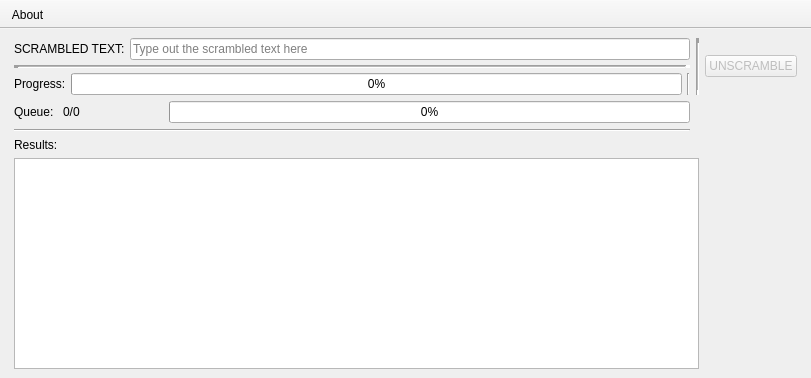
<?xml version="1.0" encoding="UTF-8"?>
<ui version="4.0">
 <class>MainWindow</class>
 <widget class="QMainWindow" name="MainWindow">
  <property name="geometry">
   <rect>
    <x>0</x>
    <y>0</y>
    <width>811</width>
    <height>378</height>
   </rect>
  </property>
  <property name="sizePolicy">
   <sizepolicy hsizetype="Fixed" vsizetype="Fixed">
    <horstretch>0</horstretch>
    <verstretch>0</verstretch>
   </sizepolicy>
  </property>
  <property name="minimumSize">
   <size>
    <width>507</width>
    <height>235</height>
   </size>
  </property>
  <property name="maximumSize">
   <size>
    <width>1000</width>
    <height>500</height>
   </size>
  </property>
  <property name="windowTitle">
   <string>Simple Word Unscrambler - Created By Julian Nayr (DrPleaseRespect)</string>
  </property>
  <widget class="QWidget" name="centralwidget">
   <property name="sizePolicy">
    <sizepolicy hsizetype="Preferred" vsizetype="Preferred">
     <horstretch>0</horstretch>
     <verstretch>0</verstretch>
    </sizepolicy>
   </property>
   <layout class="QGridLayout" name="gridLayout">
    <item row="0" column="0">
     <layout class="QGridLayout" name="Overall_Layout">
      <property name="sizeConstraint">
       <enum>QLayout::SetDefaultConstraint</enum>
      </property>
      <property name="leftMargin">
       <number>5</number>
      </property>
      <property name="rightMargin">
       <number>5</number>
      </property>
      <item row="0" column="2">
       <widget class="QPushButton" name="UnscrambledButton">
        <property name="enabled">
         <bool>false</bool>
        </property>
        <property name="text">
         <string>UNSCRAMBLE</string>
        </property>
       </widget>
      </item>
      <item row="4" column="0" colspan="2">
       <widget class="QListWidget" name="resultslist"/>
      </item>
      <item row="0" column="1">
       <widget class="Line" name="line">
        <property name="lineWidth">
         <number>5</number>
        </property>
        <property name="midLineWidth">
         <number>1</number>
        </property>
        <property name="orientation">
         <enum>Qt::Vertical</enum>
        </property>
       </widget>
      </item>
      <item row="3" column="0">
       <widget class="QLabel" name="label_3">
        <property name="text">
         <string>Results:</string>
        </property>
       </widget>
      </item>
      <item row="0" column="0">
       <layout class="QVBoxLayout" name="verticalLayout">
        <property name="spacing">
         <number>5</number>
        </property>
        <item>
         <layout class="QHBoxLayout" name="InputAlign">
          <property name="sizeConstraint">
           <enum>QLayout::SetDefaultConstraint</enum>
          </property>
          <item>
           <widget class="QLabel" name="label">
            <property name="text">
             <string>SCRAMBLED TEXT:</string>
            </property>
           </widget>
          </item>
          <item>
           <widget class="QLineEdit" name="Input">
            <property name="accessibleName">
             <string/>
            </property>
            <property name="autoFillBackground">
             <bool>false</bool>
            </property>
            <property name="text">
             <string/>
            </property>
            <property name="maxLength">
             <number>60</number>
            </property>
            <property name="frame">
             <bool>true</bool>
            </property>
            <property name="echoMode">
             <enum>QLineEdit::Normal</enum>
            </property>
            <property name="dragEnabled">
             <bool>false</bool>
            </property>
            <property name="placeholderText">
             <string>Type out the scrambled text here</string>
            </property>
           </widget>
          </item>
         </layout>
        </item>
        <item>
         <widget class="Line" name="line_2">
          <property name="frameShadow">
           <enum>QFrame::Sunken</enum>
          </property>
          <property name="lineWidth">
           <number>5</number>
          </property>
          <property name="midLineWidth">
           <number>1</number>
          </property>
          <property name="orientation">
           <enum>Qt::Horizontal</enum>
          </property>
         </widget>
        </item>
        <item>
         <layout class="QHBoxLayout" name="ProgressAlign">
          <item>
           <widget class="QLabel" name="label_2">
            <property name="text">
             <string>Progress:</string>
            </property>
           </widget>
          </item>
          <item>
           <widget class="QProgressBar" name="progressBar">
            <property name="value">
             <number>0</number>
            </property>
           </widget>
          </item>
          <item>
           <widget class="Line" name="line_4">
            <property name="orientation">
             <enum>Qt::Vertical</enum>
            </property>
           </widget>
          </item>
         </layout>
        </item>
       </layout>
      </item>
      <item row="2" column="0">
       <widget class="Line" name="line_3">
        <property name="orientation">
         <enum>Qt::Horizontal</enum>
        </property>
       </widget>
      </item>
      <item row="1" column="0">
       <layout class="QHBoxLayout" name="horizontalLayout">
        <item>
         <widget class="QLabel" name="label_4">
          <property name="text">
           <string>Queue: </string>
          </property>
         </widget>
        </item>
        <item>
         <widget class="QLabel" name="Lines">
          <property name="enabled">
           <bool>true</bool>
          </property>
          <property name="minimumSize">
           <size>
            <width>100</width>
            <height>0</height>
           </size>
          </property>
          <property name="frameShadow">
           <enum>QFrame::Plain</enum>
          </property>
          <property name="text">
           <string>0/0</string>
          </property>
          <property name="scaledContents">
           <bool>true</bool>
          </property>
          <property name="alignment">
           <set>Qt::AlignLeading|Qt::AlignLeft|Qt::AlignVCenter</set>
          </property>
         </widget>
        </item>
        <item>
         <widget class="QProgressBar" name="progressBar_2">
          <property name="value">
           <number>0</number>
          </property>
         </widget>
        </item>
       </layout>
      </item>
     </layout>
    </item>
   </layout>
  </widget>
  <widget class="QToolBar" name="toolBar">
   <property name="windowTitle">
    <string>toolBar</string>
   </property>
   <property name="movable">
    <bool>false</bool>
   </property>
   <attribute name="toolBarArea">
    <enum>TopToolBarArea</enum>
   </attribute>
   <attribute name="toolBarBreak">
    <bool>false</bool>
   </attribute>
   <addaction name="actionAbout"/>
  </widget>
  <action name="actionAbout">
   <property name="text">
    <string>About</string>
   </property>
   <property name="toolTip">
    <string>Opens About Page</string>
   </property>
  </action>
 </widget>
 <resources/>
 <connections/>
 <slots>
  <slot>unscramble()</slot>
  <slot>ShowAboutDialog(QAction*)</slot>
 </slots>
</ui>
